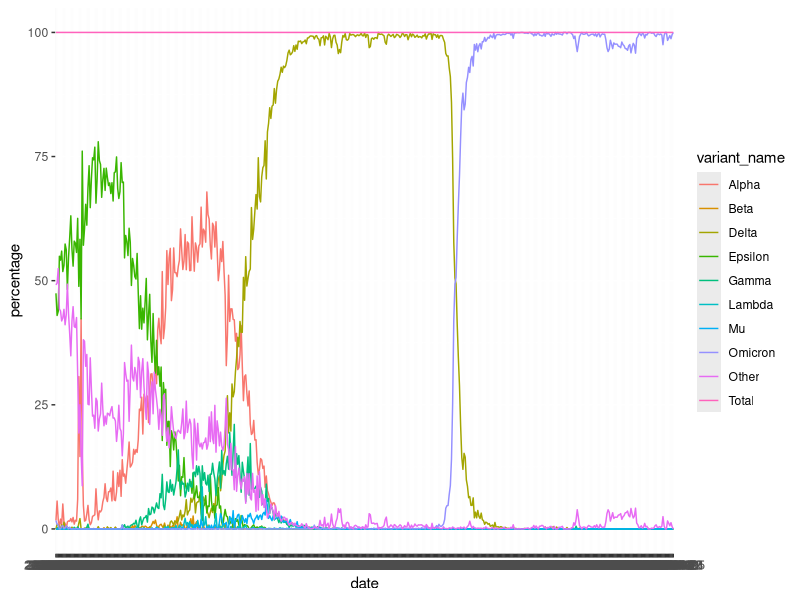
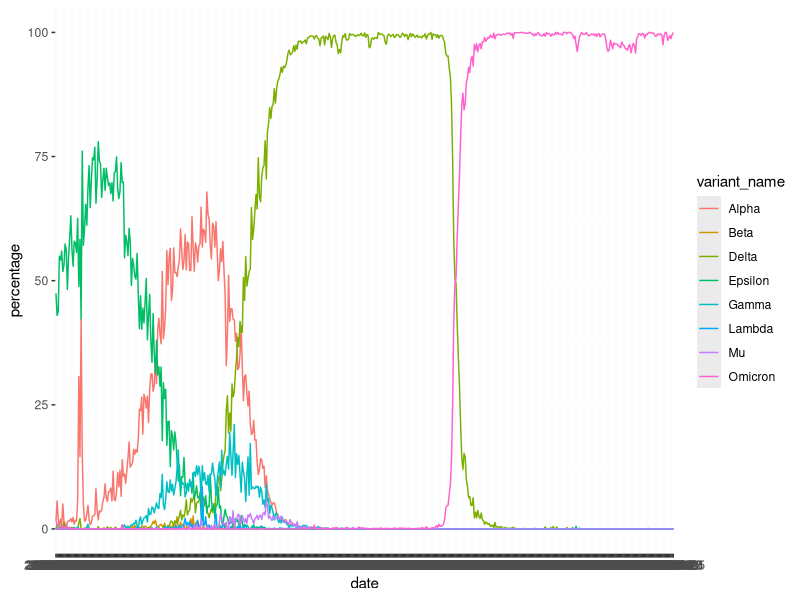
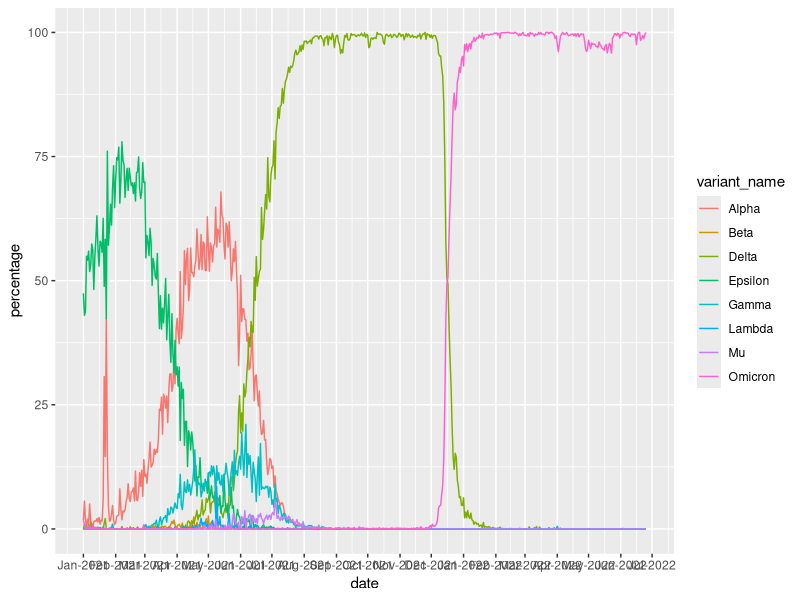
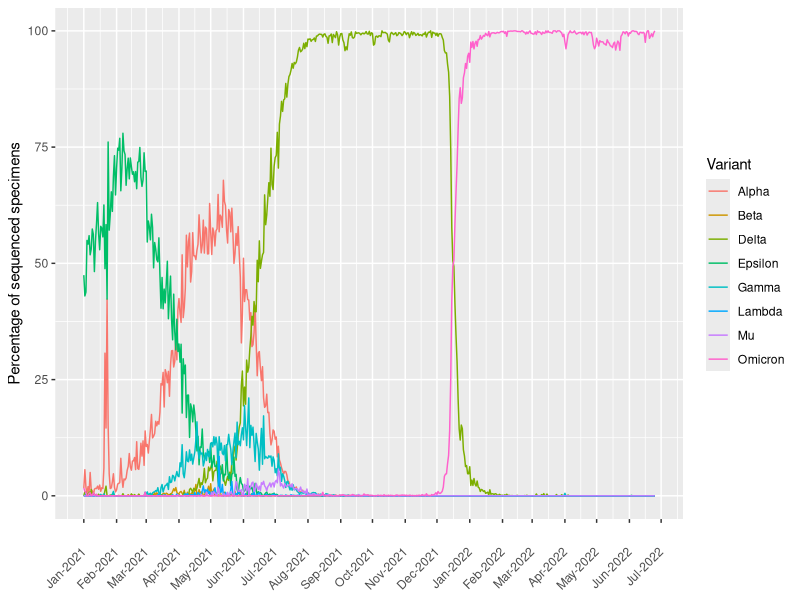

These figures' R source, in order:
## ---- chunk 1
library(dplyr)
library(lubridate)
library(ggplot2)
## ---- chunk 2
total_data <- read.csv("covid19_variants.csv")
head(total_data)
## ---- chunk 3
ggplot(total_data, aes(x = date, y = percentage, group = variant_name, color = variant_name))+
  geom_line()
## ---- chunk 4
no_total <- total_data %>% filter(variant_name != "Total" )
variants <- no_total %>% filter(variant_name != "Other")
ggplot(variants, aes(x = date, y = percentage, group = variant_name, color = variant_name))+
  geom_line()
## ---- chunk 5
variants$date <- as_date(variants$date)
ggplot(variants, aes(x = date, y = percentage, group = variant_name, color = variant_name))+
  geom_line()+
  scale_x_date(date_breaks = "1 month", date_labels = "%b-%Y")
## ---- chunk 6
ggplot(variants, aes(x = date, y = percentage, group = variant_name, color = variant_name))+
  geom_line()+
  scale_x_date(date_breaks = "1 month", date_labels = "%b-%Y")+ 
  labs(y ="Percentage of sequenced specimens", x = "", color = "Variant" )+
  theme(axis.text.x = element_text(angle = 45, vjust = 0.5, hjust=1))
  
